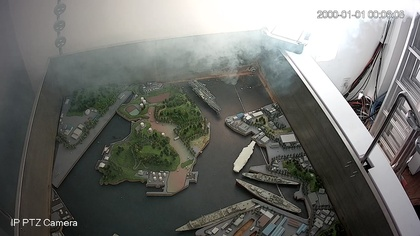
%> input picture 光电/matlab/start/1.jpg, 420 x 236 px, shrunk from 1920 x 1080 before the run, given in place of test.jpg, which was not available
$ octave DCP_top.m   (GNU Octave 9; MATLAB toolbox functions it lacks are replaced by stand-ins)
%> lines starting %> are read from the running program, lines starting %| are printed output that depends on the picture; in (x1, y1, x2, y2) boxes, pixels count from 0 and x2, y2 are one past the last pixel; in counts of white or black regions, pixels touching at a corner belong together; the program's own positions count from 1; pictures that were not available may be replaced by others from this repository, and a replacement may not be noted
### 光电/matlab/DCP/dark_channel.m
function Idark = dark_channel(Iin,r)
% 功能：计算输入图像的暗通道
% 输入：Iin,输入图像（彩色，double）
%       r，最小值滤波领域半径
% 输出：Idark，图像暗通道（double）

%%
% 初始化
Rin = Iin(:,:,1);
Gin = Iin(:,:,2);
Bin = Iin(:,:,3);
% [row,col] = size(Rin);

% 求RGB最小通道
Imin = min(Rin,min(Gin,Bin));

% tic;
% Idark = MinFilter(Imin,row,col,r);
Idark = ordfilt2(Imin,1,ones(2*r+1,2*r+1)); % matlab自带的最小值滤波
% toc;

end

%% 自定义最小值滤波
% [13 lines left out: function MinFilter, not called in this run]

### 光电/matlab/DCP/guidedfilter.m
function q = guidedfilter(I, p, r, eps)
%   GUIDEDFILTER   O(1) time implementation of guided filter.
%
%   - guidance image: I (should be a gray-scale/single channel image)
%   - filtering input image: p (should be a gray-scale/single channel image)
%   - local window radius: r
%   - regularization parameter: eps

[hei, wid] = size(I);
N = boxfilter(ones(hei, wid), r); % the size of each local patch; N=(2r+1)^2 except for boundary pixels.

mean_I = boxfilter(I, r) ./ N;
mean_p = boxfilter(p, r) ./ N;
mean_Ip = boxfilter(I.*p, r) ./ N;
cov_Ip = mean_Ip - mean_I .* mean_p; % this is the covariance of (I, p) in each local patch.

mean_II = boxfilter(I.*I, r) ./ N;
var_I = mean_II - mean_I .* mean_I;

a = cov_Ip ./ (var_I + eps); % Eqn. (5) in the paper;
b = mean_p - a .* mean_I; % Eqn. (6) in the paper;

mean_a = boxfilter(a, r) ./ N;
mean_b = boxfilter(b, r) ./ N;

q = mean_a .* I + mean_b; % Eqn. (8) in the paper;
end

### 光电/matlab/DCP/boxfilter.m
function imDst = boxfilter(imSrc, r)

%   BOXFILTER   O(1) time box filtering using cumulative sum
%
%   - Definition imDst(x, y)=sum(sum(imSrc(x-r:x+r,y-r:y+r)));
%   - Running time independent of r;
%   - Equivalent to the function: colfilt(imSrc, [2*r+1, 2*r+1], 'sliding', @sum);
%   - But much faster.

[hei, wid] = size(imSrc);
imDst = zeros(size(imSrc));

%cumulative sum over Y axis
imCum = cumsum(imSrc, 1);
%difference over Y axis
imDst(1:r+1, :) = imCum(1+r:2*r+1, :);
imDst(r+2:hei-r, :) = imCum(2*r+2:hei, :) - imCum(1:hei-2*r-1, :);
imDst(hei-r+1:hei, :) = repmat(imCum(hei, :), [r, 1]) - imCum(hei-2*r:hei-r-1, :);

%cumulative sum over X axis
imCum = cumsum(imDst, 2);
%difference over Y axis
imDst(:, 1:r+1) = imCum(:, 1+r:2*r+1);
imDst(:, r+2:wid-r) = imCum(:, 2*r+2:wid) - imCum(:, 1:wid-2*r-1);
imDst(:, wid-r+1:wid) = repmat(imCum(:, wid), [1, r]) - imCum(:, wid-2*r:wid-r-1);
end

### 光电/matlab/DCP/DCP_top.m

%% 改进透射率，使用导向滤波
close all
clear all
clc

%窗口半径
window_size=7;

%雾的去除度
w=0.95;
eps_t = 10^-4;
%选择图像
imagename='2.jpg';

%读取源图像
%imageres=imread(['F:\XY\master_thesis\speedtestimage\speedtestsmall',imagename]);
imageres=imread('test.jpg');
%> imageres is the input picture: size 236x420x3 uint8; mean R, G, B 110.4, 111.5, 107.4
figure,imshow(imageres,[0 255]);
%得到图像的长和宽
[imageres_heigth,imageres_length]=size(imageres(:,:,1));
%> imageres_heigth = 236; imageres_length = 420

%求取暗通道数据
Imin = min(imageres(:,:,1),min(imageres(:,:,2),imageres(:,:,3)));
%暗通道图像
imagedark = ordfilt2(Imin,1,ones(2*window_size+1,2*window_size+1)); % matlab自带的最小值滤波
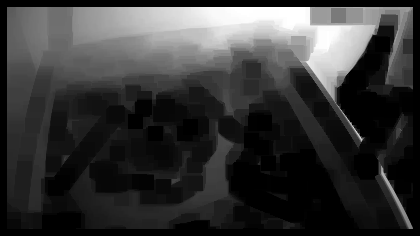
%> imagedark: size 236x420 uint8; min 0, max 255, mean 55.2
imagedark = double(imagedark);
%> imagedark: size 236x420 double

%分离三个通道
imageres_r=double(imageres(:,:,1));
imageres_g=double(imageres(:,:,2));
imageres_b=double(imageres(:,:,3));

%% 估计全局大气光(找暗通道中最大值对应的点)
max_inv_dark = max(max(imagedark));
%> max_inv_dark = 255
[p1,p2] = find(imagedark==max_inv_dark);   % find函数得到的p2为从小到大排列
%> p1 = 590 values from 8 to 47; p2 = 590 values from 232 to 329
A(1) = double(imageres_r(p1(1),p2(1)));
A(2) = double(imageres_g(p1(1),p2(1)));
A(3) = double(imageres_b(p1(1),p2(1)));

%% 估计初始透射率
t_dark = dark_channel(cat(3,(imageres_r/A(1)),(imageres_g/A(1)),(imageres_b/A(3))),window_size);

t_rough = 1-w*t_dark;

%% 优化透射率
r_g = 4*window_size;  %为了使透射率图更加精细，建议这个r_g的取值不小于进行最小值滤波的半径的4倍
guide_img = double(rgb2gray(uint8(imageres)))/255;  % 引导图可以选择灰度图或某一个通道
% guide_img = Iin(:,:,1)/255;  % 引导图可以选择灰度图或某一个通道
t = guidedfilter(guide_img, t_rough, r_g, eps_t);
%> in boxfilter, `imDst(:, wid-r+1:wid) = repmat(imCum(:, wid), [1, r]) - imCum(:, wid-2..`: imDst: size 236x420 double; min 841, max 3249, mean 2949.3
%> in boxfilter (call 2), `imDst(hei-r+1:hei, :) = repmat(imCum(hei, :), [r, 1]) - imCum(hei-2*r:..`: imDst: size 236x420 double; min 1.89, max 56.95, mean 22.9
%> in boxfilter (call 2), `imDst(:, 1:r+1) = imCum(:, 1+r:2*r+1);`: imDst: size 236x420 double; min 1.89, max 1474.4, mean 68.8
%> in boxfilter (call 2), `imDst(:, wid-r+1:wid) = repmat(imCum(:, wid), [1, r]) - imCum(:, wid-2..`: imDst: size 236x420 double; min 164, max 3158.3, mean 1270.3
%> in boxfilter (call 3), `imDst(hei-r+1:hei, :) = repmat(imCum(hei, :), [r, 1]) - imCum(hei-2*r:..`: imDst: size 236x420 double; min 7.83, max 57, mean 42.5
%> in boxfilter (call 3), `imDst(:, 1:r+1) = imCum(:, 1+r:2*r+1);`: imDst: size 236x420 double; min 7.83, max 3047.6, mean 170.6
%> in boxfilter (call 3), `imDst(:, wid-r+1:wid) = repmat(imCum(:, wid), [1, r]) - imCum(:, wid-2..`: imDst: size 236x420 double; min 496.8, max 3234.8, mean 2330.9
%> in guidedfilter, `mean_p = boxfilter(p, r) ./ N;`:
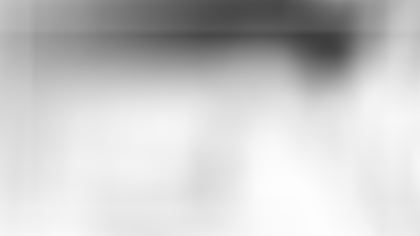
%> mean_p: size 236x420 double; min 0.241, max 0.996, mean 0.788
%> call 4 of boxfilter, with r = 28
%> in boxfilter (call 4), `imDst(hei-r+1:hei, :) = repmat(imCum(hei, :), [r, 1]) - imCum(hei-2*r:..`:
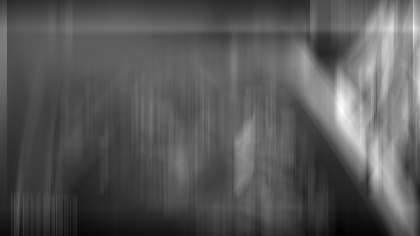
%> imDst: size 236x420 double; min 1.89, max 41.88, mean 15.7; drawn with min black and max white
%> in boxfilter (call 4), `imCum = cumsum(imDst, 2);`:
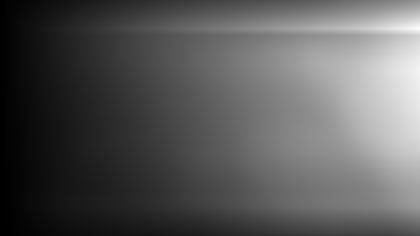
%> imCum: size 236x420 double; min 3.79, max 8455.4, mean 2966.1; drawn with min black and max white
%> in boxfilter (call 4), `imDst(:, 1:r+1) = imCum(:, 1+r:2*r+1);`:
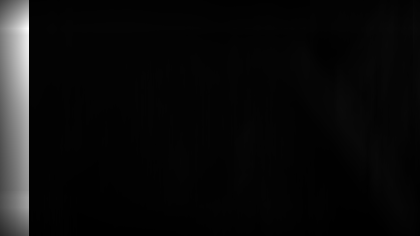
%> imDst: size 236x420 double; 6.9% of pixels changed, all inside (x1, y1, x2, y2) = (0, 0, 29, 236); drawn with min black and max white
%> in boxfilter (call 4), `imDst(:, wid-r+1:wid) = repmat(imCum(:, wid), [1, r]) - imCum(:, wid-2..`:
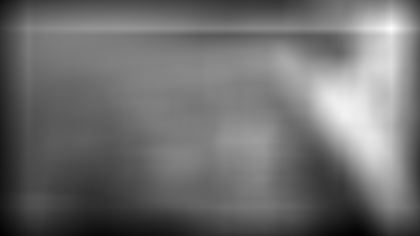
%> imDst: size 236x420 double; min 159.7, max 1771.1, mean 860.2; drawn with min black and max white
%> in guidedfilter, `cov_Ip = mean_Ip - mean_I .* mean_p;`:
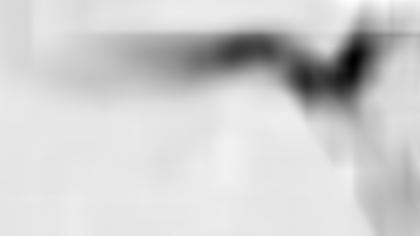
%> cov_Ip: size 236x420 double; min -0.0682, max 0.0068, mean -0.00725; drawn with min black and max white

t(t<eps_t) = eps_t;
t(t>1) = 1;

%% 去雾计算
inv_dehaze = imageres;
inv_dehaze(:,:,1) = (imageres_r-A(1))./t + A(1);
inv_dehaze(:,:,2) = (imageres_g-A(2))./t + A(2);
inv_dehaze(:,:,3) = (imageres_b-A(3))./t + A(3);

%% 取反输出
DCP_Img = uint8(inv_dehaze);

figure('NumberTitle','off','Name','原DCP算法结果图');
imshow(DCP_Img,'border','tight','initialmagnification','fit');
axis normal;

$ run again, on 光电/matlab/start/compare-MERCR-1.jpg
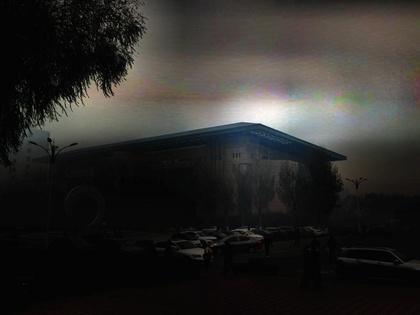
%> input picture 光电/matlab/start/compare-MERCR-1.jpg, 420 x 315 px, shrunk from 1024 x 768 before the run, given in place of test.jpg, which was not available
%> imageres is the input picture: size 315x420x3 uint8; mean R, G, B 44.3, 43, 40.4
%> imageres_heigth = 315; imageres_length = 420
%> max_inv_dark = 225
%> p1 = [115; 115; 115; 115; 115]; p2 = [265; 266; 267; 268; 269]
%> in boxfilter (call 4), `imDst(:, wid-r+1:wid) = repmat(imCum(:, wid), [1, r]) - imCum(:, wid-2..`:
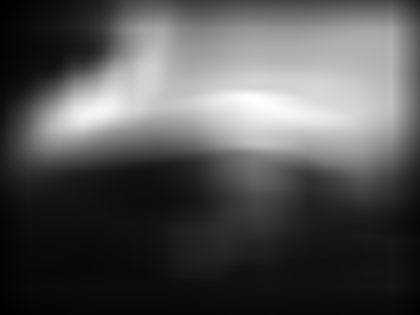
%> imDst: size 315x420 double; min 13.87, max 1184, mean 399.4; drawn with min black and max white
%> in guidedfilter, `cov_Ip = mean_Ip - mean_I .* mean_p;`:
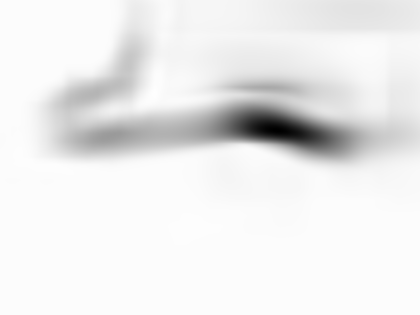
%> cov_Ip: size 315x420 double; min -0.0693, max 0.000651, mean -0.00445; drawn with min black and max white
